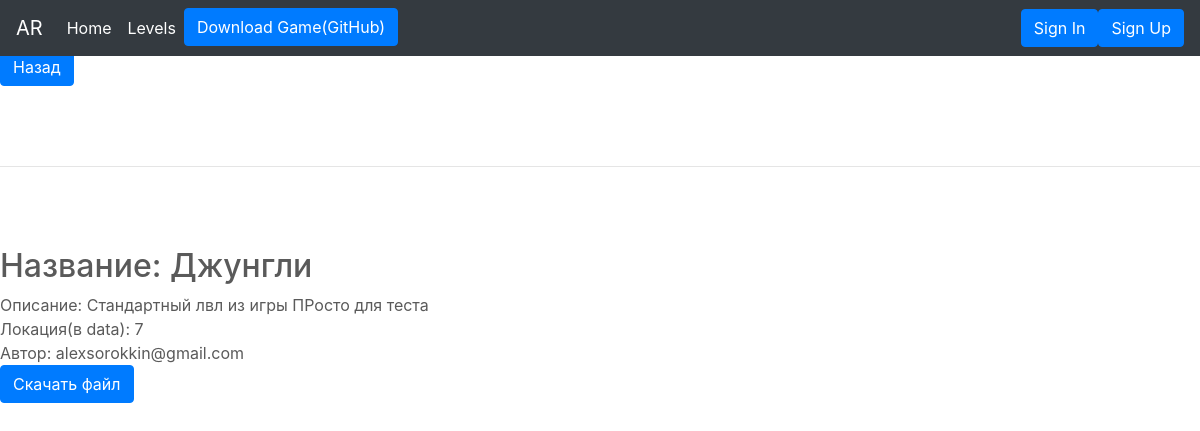
The page /levels/4 on the database its author committed.
### tables this page shows
CREATE TABLE posts 
                            (id INTEGER PRIMARY KEY AUTOINCREMENT, 
                             title VARCHAR(100),
                             content VARCHAR(1000),
                             level_img VARCHAR(100),
                             level1 TEXT,
                             user_id INTEGER
                             );

CREATE TABLE users 
                            (id INTEGER PRIMARY KEY AUTOINCREMENT, 
                             user_name VARCHAR(50),
                             password_hash VARCHAR(128)
                             );

### main.py (the view)
@app.route('/levels/<int:news_id>',  methods=['GET', 'DELETE', "POST"])
def get_one_news(news_id):
    if request.method == 'POST':
        news.delete(news_id)
        return redirect('/news')
    if request.method == 'GET':
        new = news.get(news_id)
        author = user_model.get(new[5])
        author = author[1]
        return render_template('one_level.html', item=new, author=author)

### main.py (called while the page is built)
    def get(self, news_id):
        cursor = self.connection.cursor()
        cursor.execute("SELECT * FROM posts WHERE id = ?", ([str(news_id)]))
        row = cursor.fetchone()
        return row

    def get(self, user_id):
        cursor = self.connection.cursor()
        cursor.execute("SELECT * FROM users WHERE id = ?", [str(user_id)])
        row = cursor.fetchone()
        return row

### templates/one_level.html (shortened to what this page needs)
{% extends "base1.html" %}
{% block content %}
<body>
<a class="btn btn-primary" href="/levels" role="button">Назад</a>
<hr class="featurette-divider">
        <h2>Название: {{item[1]}}</h2>
        <div>Описание: {{item[2]}}</div>
<div>Локация(в data): {{item[3]}}</div>
<div>Автор: {{author}}</div>
<a class="btn btn-primary" href="/static/levels/{{item[0]}}.txt" download="" role="button">Скачать файл</a>
</body>
{% endblock %}

### static/carousel.css (style rules this page uses)
body { padding-top: 3rem; padding-bottom: 3rem; color: #5a5a5a; }
.featurette-divider { margin: 5rem 0; }

### rows shown on the page
posts: title "Джунгли", content "Стандартный лвл из игры ПРосто для теста", level_img "7"
users: user_name "alexsorokkin@gmail.com"
